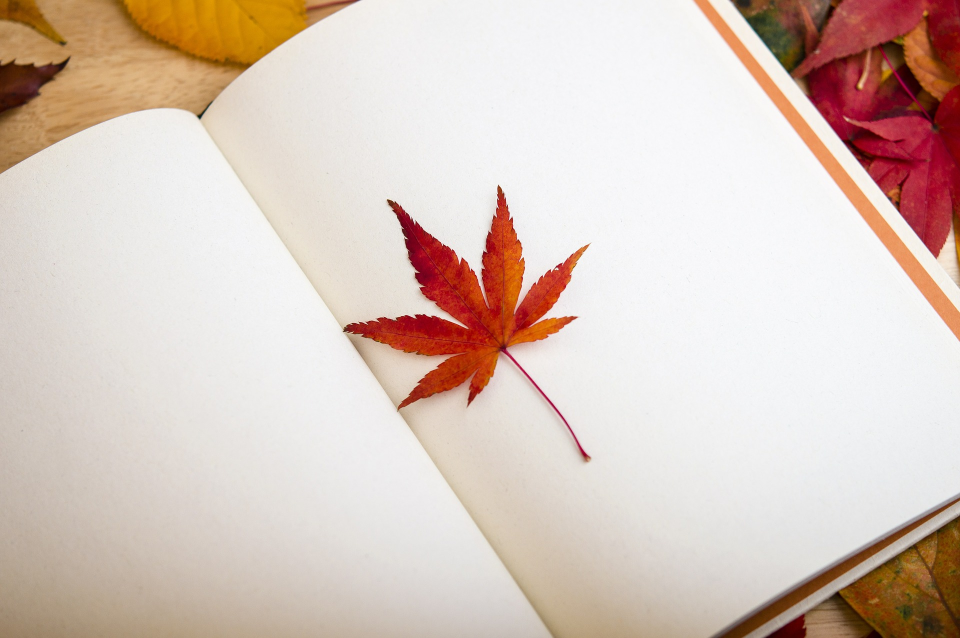
#> input picture 01-03/image/book.jpg, 1920 x 1276 px (shown at 1/2 size)
$ python 3_laplacian.py   (older library calls are emulated)
#> lines starting #> are read from the running program, lines starting #| are printed output that depends on the picture
import cv2
import numpy as np
src = cv2.imread('image/book.jpg',cv2.IMREAD_GRAYSCALE)
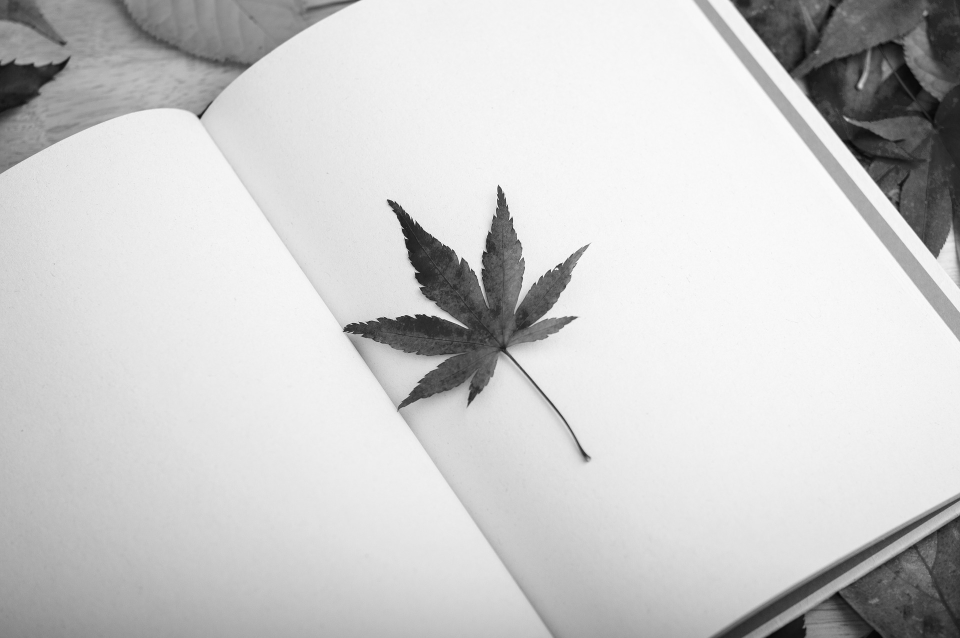
#> src: shape (1276, 1920) (shown at 1/2 size); min 5, max 255, mean 203.9

src = cv2.GaussianBlur(src, (5, 5), 0, 0, borderType=cv2.BORDER_ISOLATED)

laplacian = cv2.Laplacian(src, cv2.CV_8U, ksize=3)
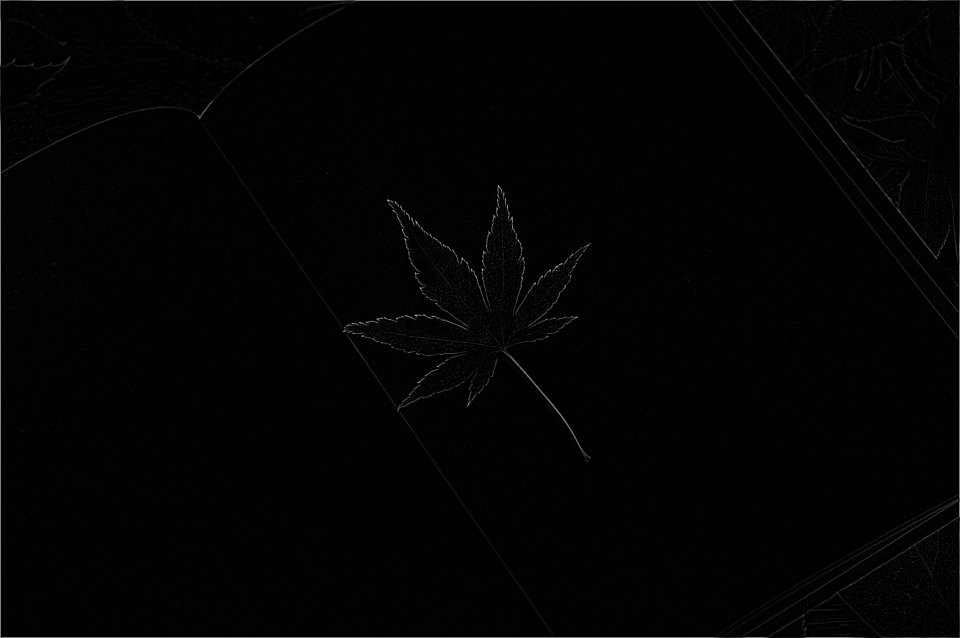
#> laplacian: shape (1276, 1920) (shown at 1/2 size); min 0, max 255, mean 2.5
dst = np.zeros(src.shape[:2], np.uint8)
dst[laplacian > 40] = 255

cv2.namedWindow('src', flags=cv2.WINDOW_FREERATIO)
cv2.resizeWindow('src', 1024, 600)
cv2.namedWindow('dst', flags=cv2.WINDOW_FREERATIO)
cv2.resizeWindow('dst', 1024, 600)
cv2.namedWindow('laplacian', flags=cv2.WINDOW_FREERATIO)
cv2.resizeWindow('laplacian', 1024, 600)

cv2.imshow('src', src)
cv2.imshow('dst', dst)
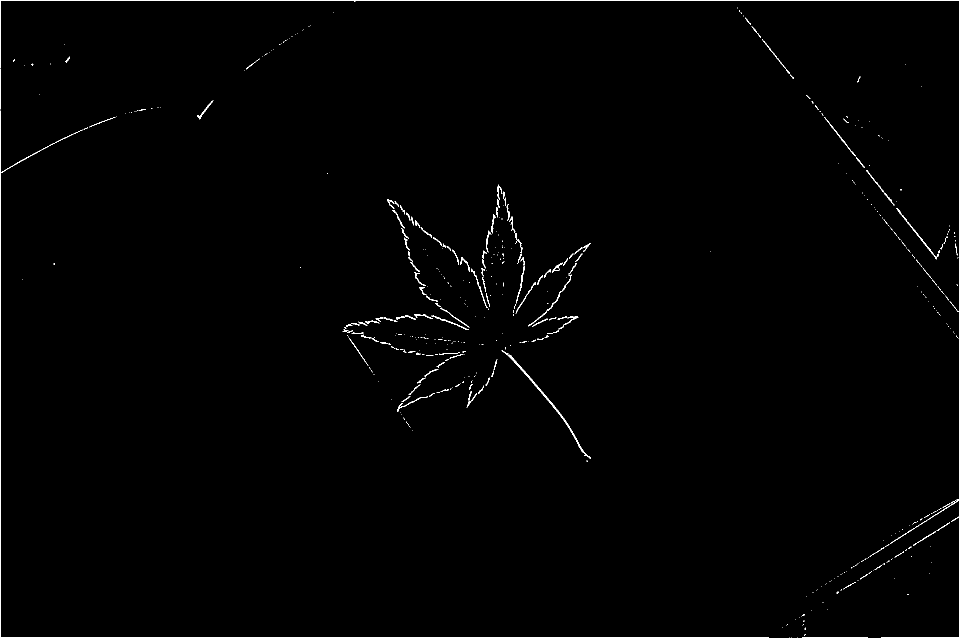
#> window 'dst': shape (1276, 1920) (shown at 1/2 size); 0.67% white in thin lines or dots
cv2.imshow('laplacian', laplacian)
cv2.waitKey(0)
cv2.destroyAllWindows()
